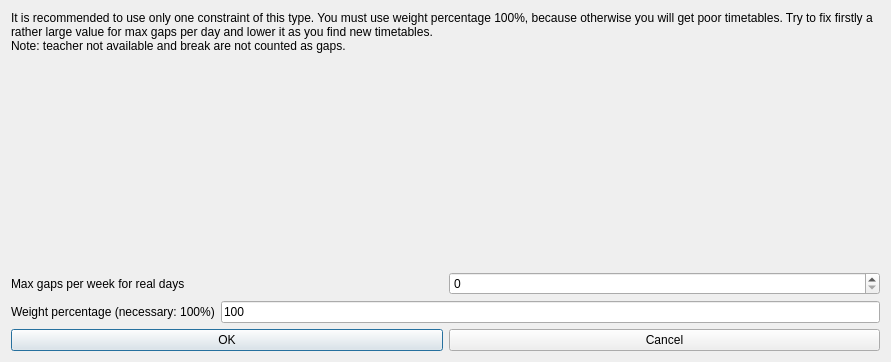
<?xml version="1.0" encoding="UTF-8"?>
<ui version="4.0">
 <class>ModifyConstraintTeachersMaxGapsPerWeekForRealDaysForm_template</class>
 <widget class="QDialog" name="ModifyConstraintTeachersMaxGapsPerWeekForRealDaysForm_template">
  <property name="geometry">
   <rect>
    <x>0</x>
    <y>0</y>
    <width>891</width>
    <height>362</height>
   </rect>
  </property>
  <property name="windowTitle">
   <string extracomment="This is the title of the dialog to modify a constraint of this type">Modify teachers max gaps per week for real days</string>
  </property>
  <layout class="QGridLayout" name="gridLayout">
   <item row="1" column="0">
    <spacer name="spacer5">
     <property name="orientation">
      <enum>Qt::Vertical</enum>
     </property>
     <property name="sizeType">
      <enum>QSizePolicy::Expanding</enum>
     </property>
     <property name="sizeHint" stdset="0">
      <size>
       <width>20</width>
       <height>83</height>
      </size>
     </property>
    </spacer>
   </item>
   <item row="2" column="0">
    <layout class="QHBoxLayout" name="horizontalLayout">
     <item>
      <widget class="QLabel" name="textLabel1">
       <property name="text">
        <string>Max gaps per week for real days</string>
       </property>
       <property name="wordWrap">
        <bool>false</bool>
       </property>
      </widget>
     </item>
     <item>
      <widget class="QSpinBox" name="maxGapsSpinBox"/>
     </item>
    </layout>
   </item>
   <item row="3" column="0">
    <layout class="QHBoxLayout" name="horizontalLayout_2">
     <item>
      <widget class="QLabel" name="weightTextLabel">
       <property name="frameShape">
        <enum>QFrame::NoFrame</enum>
       </property>
       <property name="frameShadow">
        <enum>QFrame::Plain</enum>
       </property>
       <property name="text">
        <string>Weight percentage (necessary: 100%)</string>
       </property>
       <property name="wordWrap">
        <bool>false</bool>
       </property>
      </widget>
     </item>
     <item>
      <widget class="QLineEdit" name="weightLineEdit">
       <property name="text">
        <string notr="true">100</string>
       </property>
      </widget>
     </item>
    </layout>
   </item>
   <item row="0" column="0">
    <widget class="QLabel" name="weightTextLabel_2">
     <property name="sizePolicy">
      <sizepolicy hsizetype="Minimum" vsizetype="Minimum">
       <horstretch>0</horstretch>
       <verstretch>0</verstretch>
      </sizepolicy>
     </property>
     <property name="frameShape">
      <enum>QFrame::NoFrame</enum>
     </property>
     <property name="frameShadow">
      <enum>QFrame::Plain</enum>
     </property>
     <property name="text">
      <string>It is recommended to use only one constraint of this type. You must use weight percentage 100%, because otherwise you will get poor timetables. Try to fix firstly a rather large value for max gaps per day and lower it as you find new timetables.
Note: teacher not available and break are not counted as gaps.</string>
     </property>
     <property name="wordWrap">
      <bool>true</bool>
     </property>
    </widget>
   </item>
   <item row="4" column="0">
    <layout class="QHBoxLayout">
     <item>
      <widget class="QPushButton" name="okPushButton">
       <property name="text">
        <string>OK</string>
       </property>
      </widget>
     </item>
     <item>
      <widget class="QPushButton" name="cancelPushButton">
       <property name="text">
        <string>Cancel</string>
       </property>
      </widget>
     </item>
    </layout>
   </item>
  </layout>
 </widget>
 <layoutdefault spacing="6" margin="11"/>
 <resources/>
 <connections/>
</ui>
